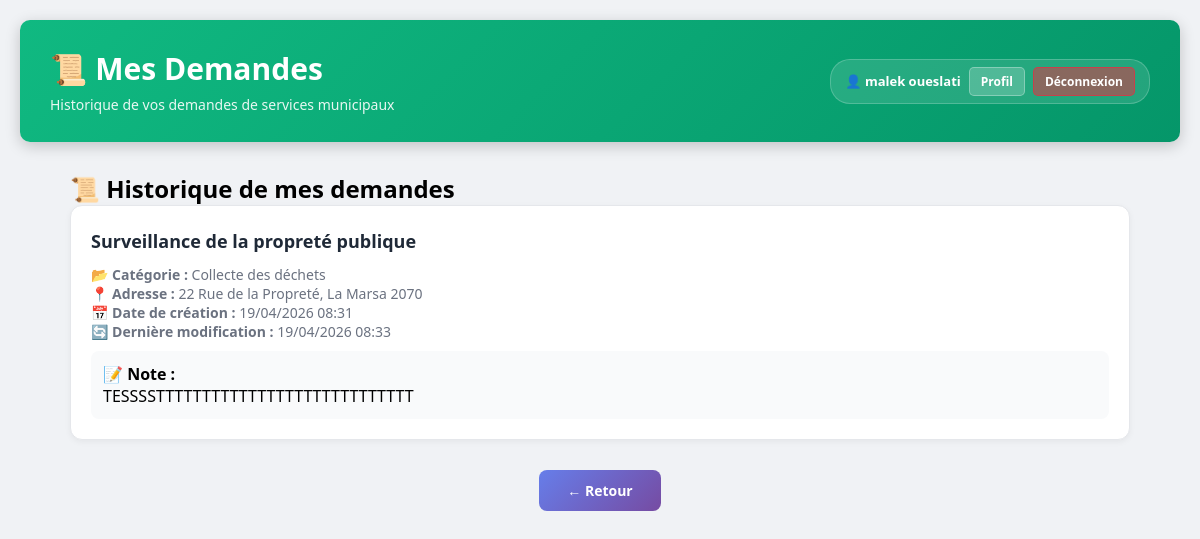
The page /mes_demandes_services.php (signed in) on the database its author committed.
### tables this page shows
CREATE TABLE `demande_service` (
  `idRequest` int(11) NOT NULL,
  `idUtilisateur` int(11) NOT NULL,
  `description` varchar(255) NOT NULL,
  `idService` int(11) NOT NULL,
  `idAgent` int(11) DEFAULT NULL,
  `note` text DEFAULT NULL,
  `statut` enum('en attente','en_attente','assignée','en cours','acceptée','refusée','en_retard','terminée','annulée') NOT NULL DEFAULT 'en_attente',
  `dateCreation` datetime NOT NULL DEFAULT current_timestamp(),
  `dateModification` datetime DEFAULT NULL ON UPDATE current_timestamp(),
  `dateAssignation` datetime DEFAULT NULL,
  `motifRefus` text DEFAULT NULL,
  `idCitoyen` int(11) DEFAULT NULL
);

CREATE TABLE `service` (
  `idService` int(11) NOT NULL,
  `nomService` varchar(100) NOT NULL,
  `descriptionService` text DEFAULT NULL,
  `idCateg` int(11) NOT NULL,
  `adresse` varchar(255) DEFAULT NULL,
  `telephone` varchar(20) DEFAULT NULL,
  `email` varchar(150) DEFAULT NULL,
  `horaire_debut` time DEFAULT NULL,
  `horaire_fin` time DEFAULT NULL,
  `jours_ouverture` varchar(50) DEFAULT NULL,
  `dateCreation` timestamp NOT NULL DEFAULT current_timestamp(),
  `dateModification` timestamp NOT NULL DEFAULT current_timestamp() ON UPDATE current_timestamp(),
  `statut` enum('actif','inactif') DEFAULT 'actif',
  `qrcode_data` longtext DEFAULT NULL
);

CREATE TABLE `categorie` (
  `idCateg` int(11) NOT NULL,
  `label` varchar(100) NOT NULL
);

### mes_demandes_services.php (the view, shortened to what this page needs)
<?php
$user = Auth::getUtilisateur();
$pdo = getConnexion();
$stmt = $pdo->prepare("
    SELECT
        d.idRequest,
        d.note,
        d.statut,
        d.dateCreation,
        d.dateModification,
        s.nomService,
        s.adresse,
        c.label AS categorie
    FROM demande_service d
    JOIN service s ON d.idService = s.idService
    LEFT JOIN categorie c ON s.idCateg = c.idCateg
    WHERE d.idUtilisateur = ?
    ORDER BY d.dateCreation DESC
");
$stmt->execute([$user['idUtilisateur']]);
$demandes = $stmt->fetchAll(PDO::FETCH_ASSOC);
require_once 'includes/dashboard_header.php';
?>
<div class="container">
    <h2>📜 Historique de mes demandes</h2>
    <?php if (empty($demandes)): ?>
        <div class="no-demandes">
            <p>📭 Vous n'avez encore effectué aucune demande de service.</p>
            <a href="./services_publiques.php" class="btn btn-primary">
                ➕ Demander un service
            </a>
        </div>
    <?php else: ?>
        <?php foreach ($demandes as $demande):
            $statutClass = strtolower(str_replace(' ', '-', $demande['statut']));
        ?>
            <div class="demande-card">
                <div class="demande-header">
                    <div class="demande-title">
                        <?= htmlspecialchars($demande['nomService']) ?>
                    </div>
                    <span class="badge <?= $statutClass ?>">
                    </span>
                </div>
                <div class="demande-info">
                    📂 <strong>Catégorie :</strong> <?= htmlspecialchars($demande['categorie'] ?? 'Non spécifiée') ?><br>
                    📍 <strong>Adresse :</strong> <?= htmlspecialchars($demande['adresse'] ?? 'Non spécifiée') ?><br>
                    📅 <strong>Date de création :</strong> <?= date('d/m/Y H:i', strtotime($demande['dateCreation'])) ?>
                    <?php if (!empty($demande['dateModification'])): ?>
                        <br>🔄 <strong>Dernière modification :</strong> <?= date('d/m/Y H:i', strtotime($demande['dateModification'])) ?>
                    <?php endif; ?>
                </div>
                <?php if (!empty($demande['note'])): ?>
                    <div class="demande-note">
                        📝 <strong>Note :</strong><br>
                        <?= nl2br(htmlspecialchars($demande['note'])) ?>
                    </div>
                <?php endif; ?>
            </div>
        <?php endforeach; ?>
    <?php endif; ?>
    <div style="margin-top:30px;text-align:center;">
        <a href="javascript:history.back()"
           style="display:inline-block;padding:11px 28px;background:linear-gradient(135deg,#667eea,#764ba2);color:white;text-decoration:none;border-radius:8px;font-weight:600;font-size:14px;transition:opacity .2s;">
            ← Retour
        </a>
    </div>
</div>
<?php
require_once 'includes/footer.php';
?>

### dashboard_header.php (style rules this page uses)
* { margin:0; padding:0; box-sizing:border-box; }
body { font-family: 'Segoe UI', Arial, sans-serif; background: #f0f2f5; min-height: 100vh; }
.badge { display:inline-block;padding:4px 10px;border-radius:20px;font-size:12px;font-weight:600; }

### mes_demandes_services.php (style rules this page uses)
.container { max-width: 1100px; margin: 30px auto; padding: 0 20px 60px; }
.demande-card { background: #ffffff; border-radius: 12px; border: 1px solid #e5e7eb; padding: 20px; margin-bottom: 20px; box-shadow: 0 2px 6px rgba(0,0,0,0.05); }
.demande-header { display: flex; justify-content: space-between; align-items: center; margin-bottom: 10px; }
.demande-title { font-size: 18px; font-weight: 700; color: #1f2937; }
.badge { padding: 6px 12px; border-radius: 20px; font-size: 12px; font-weight: 600; color: white; }
.demande-info { font-size: 14px; color: #6b7280; margin-bottom: 10px; }
.demande-note { background: #f9fafb; padding: 12px; border-radius: 8px; margin-top: 10px; }

### rows shown on the page
demande_service: idService.nomService "Surveillance de la propreté publique", categorie.label "Collecte des déchets", idService.adresse "22 Rue de la Propreté, La Marsa 2070", dateCreation "19/04/2026 08:31", dateModification "19/04/2026 08:33", note "TESSSSTTTTTTTTTTTTTTTTTTTTTTTTTTTT"

### other values the page prints
$config['icon'] "📜"
$config['title'] "Mes Demandes"
$config['subtitle'] "Historique de vos demandes de services municipaux"
$currentUser['prenom'] . ' ' . $currentUser['nom'] "malek oueslati"
